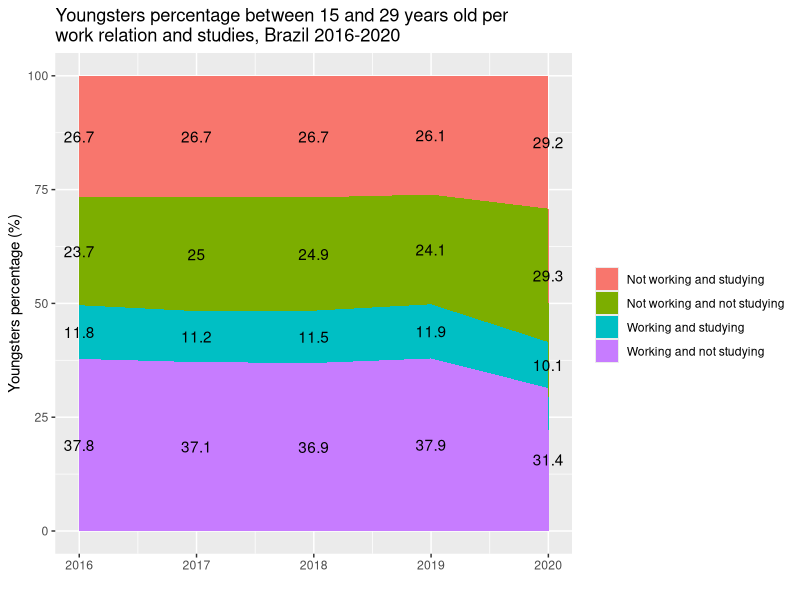
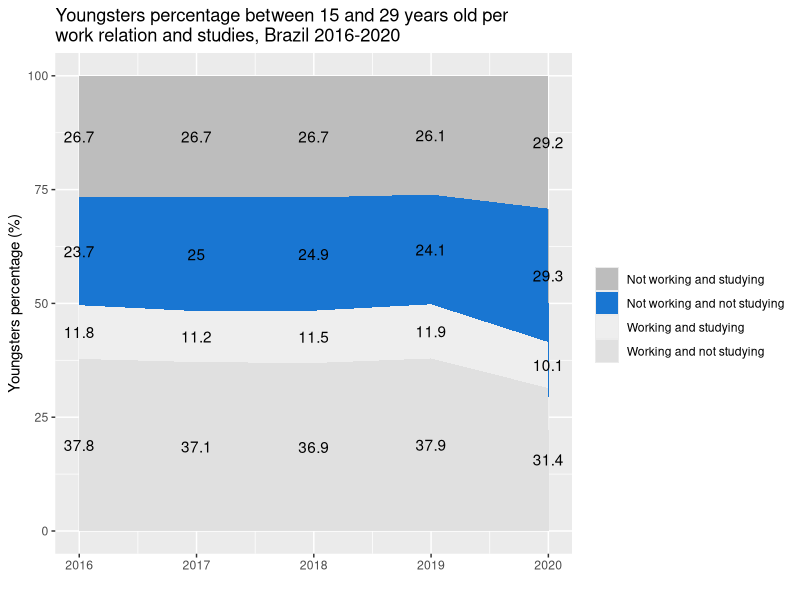
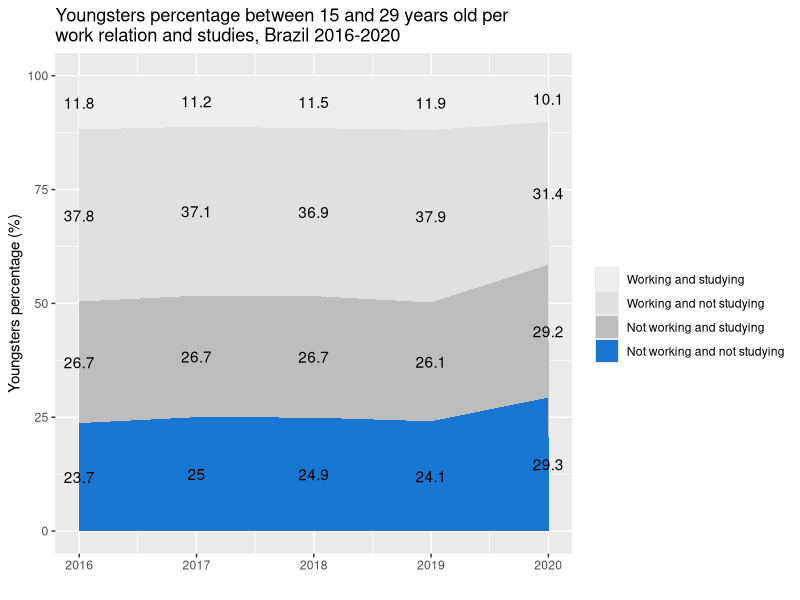
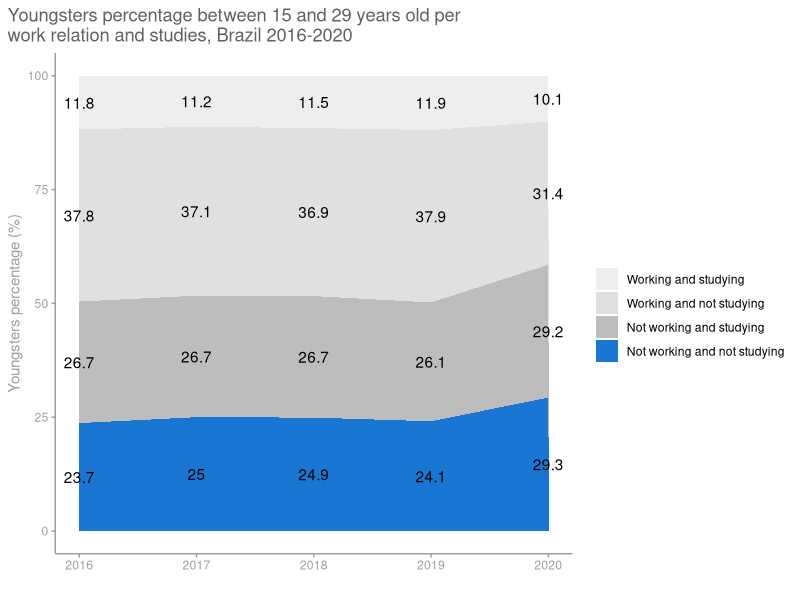
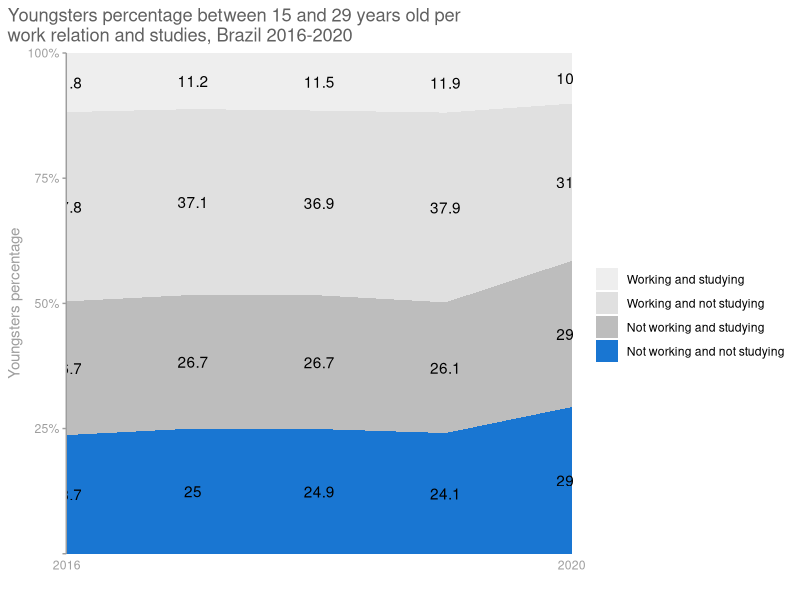
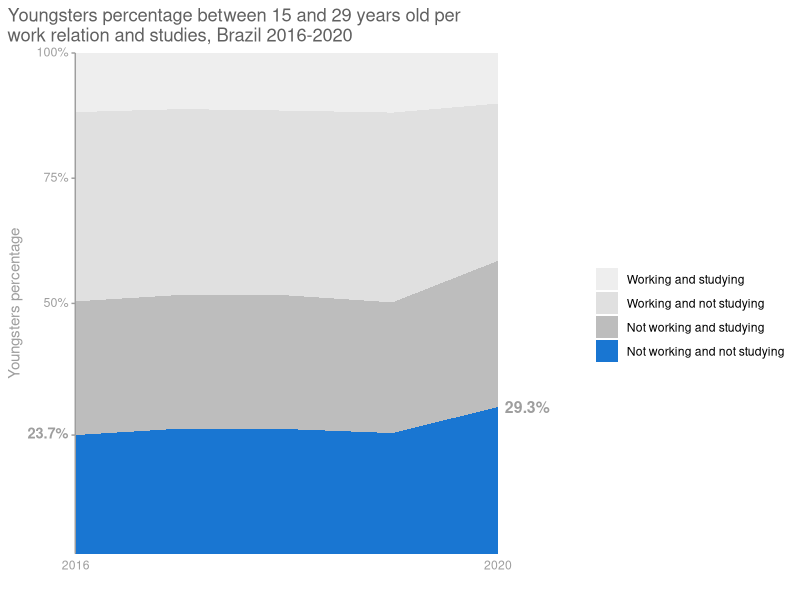
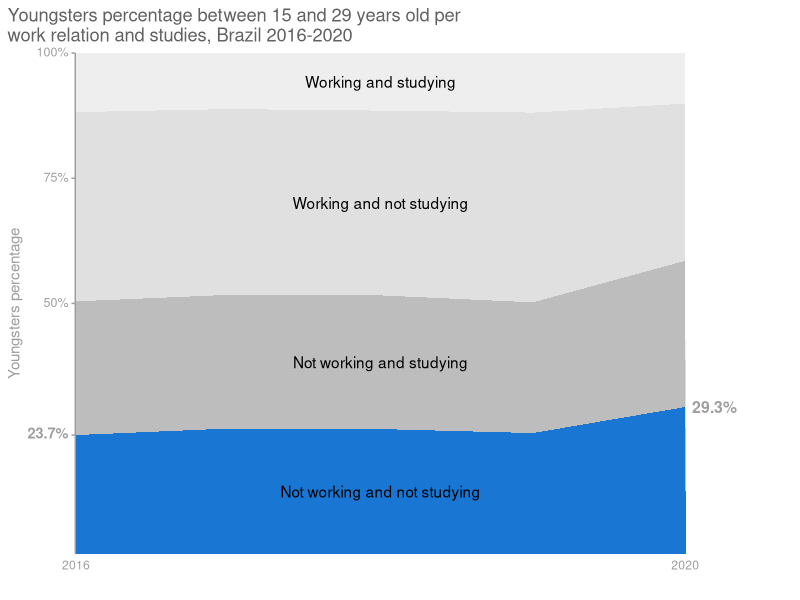

Here is the R script that generated these plots, in order:
library(ggplot2)
library(dplyr)
library(readr)
library(ggtext)

df = read_csv("dataset.csv")

category_order <- c("Not working and studying",
                 "Not working and not studying",
                 "Working and studying",
                 "Working and not studying")

category_factor <- factor(df$category, levels=category_order)

df %>% 
  ggplot(aes(x=year, y=value, fill=category_factor)) +
  geom_area() +
  geom_text(aes(label=value), position=position_stack(vjust=0.5)) +
  labs(title=paste("Youngsters percentage between 15 and 29 years old per",
                   "\nwork relation and studies, Brazil 2016-2020"),
       x="",
       y="Youngsters percentage (%)",
       fill="")

# Focusing on only one cagetory
category_colours <- list("Working and studying" = "#eeeeee",
                         "Working and not studying" = "#e0e0e0",
                         "Not working and studying" = "#bdbdbd",
                         "Not working and not studying" = "#1976d2")

df %>% 
  ggplot(aes(x=year, y=value, fill=category_factor)) +
  geom_area() +
  geom_text(aes(label=value), position=position_stack(vjust=0.5)) +
  scale_fill_manual(values=category_colours) +
  labs(title=paste("Youngsters percentage between 15 and 29 years old per",
                   "\nwork relation and studies, Brazil 2016-2020"),
       x="",
       y="Youngsters percentage (%)",
       fill="")

# Rearranging the order to make easier to compare categories
category_order_v2 <- c("Working and studying",
                        "Working and not studying",
                        "Not working and studying",
                        "Not working and not studying")

category_factor_v2 <- factor(df$category, levels=category_order_v2)

df %>% 
  ggplot(aes(x=year, y=value, fill=category_factor_v2)) +
  geom_area() +
  geom_text(aes(label=value), position=position_stack(vjust=0.5)) +
  scale_fill_manual(values=category_colours) +
  labs(title=paste("Youngsters percentage between 15 and 29 years old per",
                   "\nwork relation and studies, Brazil 2016-2020"),
       x="",
       y="Youngsters percentage (%)",
       fill="")

# Simplifying the theme
my_colors <- list(
  title = "#616161",
  axis = "#9e9e9e",
  no_emphasis = "#757575"
)

theme_simple <- function() {
  theme_classic() +
    theme(plot.title = element_text(hjust = 0, colour = my_colors$title),
          plot.title.position = "plot",
          axis.line = element_line(colour = my_colors$axis),
          axis.ticks = element_line(colour = my_colors$axis),
          axis.text = element_text(colour = my_colors$axis),
          axis.title = element_text(colour = my_colors$axis))
}

df %>% 
  ggplot(aes(x=year, y=value, fill=category_factor_v2)) +
  geom_area() +
  geom_text(aes(label=value), position=position_stack(vjust=0.5)) +
  scale_fill_manual(values=category_colours) +
  labs(title=paste("Youngsters percentage between 15 and 29 years old per",
                   "\nwork relation and studies, Brazil 2016-2020"),
       x="",
       y="Youngsters percentage (%)",
       fill="") +
  theme_simple()

# Playing with axis
df %>% 
  ggplot(aes(x=year, y=value, fill=category_factor_v2)) +
  geom_area() +
  geom_text(aes(label=value), position=position_stack(vjust=0.5)) +
  scale_fill_manual(values=category_colours) +
  labs(title=paste("Youngsters percentage between 15 and 29 years old per",
                   "\nwork relation and studies, Brazil 2016-2020"),
       x="",
       y="Youngsters percentage",
       fill="") +
  theme_simple() +
  scale_x_discrete(expand=c(0,0), limits=c(2016, 2020)) +
  scale_y_continuous(expand=c(0,0), labels=c("", "25%", "50%", "75%", "100%")) +
  theme(axis.line.x=element_blank(),
        axis.ticks.x=element_blank())


# Getting only useful labels
first_value <- df %>% 
  filter(category == "Not working and not studying",
         year == 2016)

last_value <- df %>% 
  filter(category == "Not working and not studying",
         year == 2020)

y_axis_breaks <- c(23.7, 50, 75, 100)
y_axis_custom <- y_axis_breaks == 23.7

df %>% 
  ggplot(aes(x=year, y=value)) +
  geom_area(aes(fill=category_factor_v2)) +
  geom_text(data=last_value, aes(x=year, y=value), label="29.3%",
            position=position_stack(vjust=1), hjust=-0.15,
            size=4, fontface="bold", colour=my_colors$axis) +
  scale_fill_manual(values=category_colours) +
  labs(title=paste("Youngsters percentage between 15 and 29 years old per",
                   "\nwork relation and studies, Brazil 2016-2020"),
       x="",
       y="Youngsters percentage",
       fill="") +
  theme_simple() +
  scale_x_discrete(expand=c(0,0,0,.7), limits=c(2016, 2020)) +
  scale_y_continuous(expand=c(0,0), 
                     breaks=y_axis_breaks,
                     labels=c("23.7%", "50%", "75%", "100%")) +
  theme(axis.line.x=element_blank(),
        axis.ticks.x=element_blank(),
        axis.text.y=element_markdown(face = ifelse(y_axis_custom, "bold", "plain"),
                                     size = ifelse(y_axis_custom, 10.5, 9)))

# Removing external legend
legend_labels <- df %>% 
  arrange(desc(category_factor_v2)) %>% 
  filter(year == 2018)

df %>% 
  ggplot(aes(x=year, y=value)) +
  geom_area(aes(fill=category_factor_v2), show.legend=FALSE) +
  geom_text(data=legend_labels, aes(x=year, y=value, label=category),
            position=position_stack(vjust=.5)) +
  geom_text(data=last_value, aes(x=year, y=value), label="29.3%",
            position=position_stack(vjust=1), hjust=-0.15,
            size=4, fontface="bold", colour=my_colors$axis) +
  scale_fill_manual(values=category_colours) +
  labs(title=paste("Youngsters percentage between 15 and 29 years old per",
                   "\nwork relation and studies, Brazil 2016-2020"),
       x="",
       y="Youngsters percentage",
       fill="") +
  theme_simple() +
  scale_x_discrete(expand=c(0,0,0,.7), limits=c(2016, 2020)) +
  scale_y_continuous(expand=c(0,0), 
                     breaks=y_axis_breaks,
                     labels=c("23.7%", "50%", "75%", "100%")) +
  theme(axis.line.x=element_blank(),
        axis.ticks.x=element_blank(),
        axis.text.y=element_markdown(face = ifelse(y_axis_custom, "bold", "plain"),
                                     size = ifelse(y_axis_custom, 10.5, 9)))
